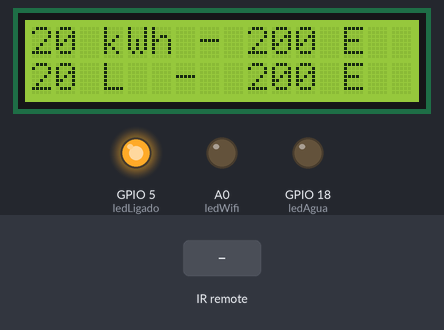
Recording of a sketch running on a simulated ESP8266 (NodeMCU). Parts: 16×2 character LCD, output pins drawn as LEDs (lit = HIGH). The test bench sets the inputs (shaded band). WiFi joins after 1.5 s; servers stay silent unless stated; uploads are accepted with an empty reply; what the sketch prints to the serial monitor is not drawn.

Above: at 0.1 s.
At 5.2 s:
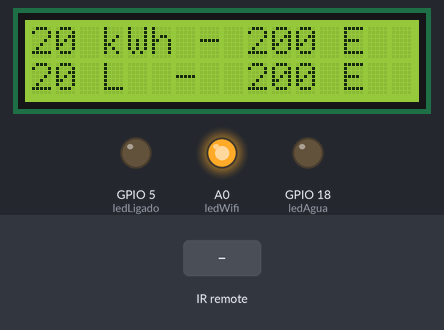
5.3 s: infrared code 0xFF629D received
6.8 s: infrared code 0xFFE21D received
8.3 s: infrared code 0xFF22DD received
Timing chart, 0 to 11.3 s (numbered marks = the images above; inputs shaded):
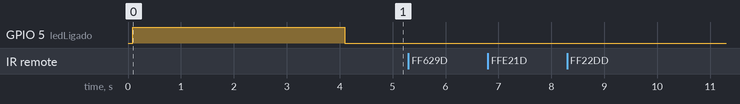

Measured:
- after the input at 5.3 s, every drawn part: stays the same
- after the input at 6.8 s, every drawn part: stays the same
- after the input at 8.3 s, every drawn part: stays the same

The sketch:

SensorComando.ino
```cpp
#include <IRremoteESP8266.h>
#include <IRrecv.h>
#include <IRutils.h>

#include <WiFi.h>
#include <HTTPClient.h>
#include <LiquidCrystal_I2C.h>

LiquidCrystal_I2C lcd(0x27,16,2);

const char *ssid = "B-SMART";       // Coloque o SSID da sua rede WiFi
const char *password = "paulino123";   // Coloque a senha da sua rede WiFi
const char *url2 = "http://192.168.7.10:8080/api/v1/bsmart/ligar?id=2&ligado=0";
const char *url3 = "http://192.168.7.10:8080/api/v1/bsmart/ligar?id=3&ligado=0";
const char *url4 = "http://192.168.7.10:8080/api/v1/bsmart/ligar?id=4&ligado=0";
const char *url5 = "http://192.168.7.10:8080/api/v1/bsmart/ligar?id=5&ligado=0";

byte ledLigado    = 5;
byte ledWifi    = 17;
byte ledAgua    = 18;


// Defina o pino do receptor IR
const uint16_t kRecvPin = 23; // Pino D22 no ESP32

// Crie um objeto receptor IR
IRrecv irrecv(kRecvPin);

// Crie um objeto para armazenar os resultados da leitura
decode_results results;

void setup() {

     pinMode(ledLigado, OUTPUT);
     pinMode(ledWifi, OUTPUT);
     pinMode(ledAgua, OUTPUT);

     lcd.init();
     lcd.backlight();
     lcd.clear();
     lcd.setCursor(0,0);
     lcd.print("20 kWh - 200 E");

     lcd.setCursor(0,1);
     lcd.print("20 L  -  200 E");

  digitalWrite(ledLigado, HIGH);

         // Conectar ao WiFi
  WiFi.begin(ssid, password);
  while (WiFi.status() != WL_CONNECTED) {
    digitalWrite(ledLigado, HIGH);
    digitalWrite(ledWifi, LOW);
    digitalWrite(ledAgua, LOW);
    delay(1000);
    Serial.println("Conectando ao WiFi...");
  }
  delay(2000);
    digitalWrite(ledAgua, LOW);
    digitalWrite(ledLigado, LOW);
    digitalWrite(ledWifi, HIGH);
  Serial.println("Conectado ao WiFi");
  Serial.begin(115200); // Inicie a comunicação serial
  irrecv.enableIRIn(); // Inicie o receptor IR
}

void loop() {
  if (irrecv.decode(&results)) { // Verifique se há um sinal IR recebido
    Serial.println(results.value, HEX); // Imprima o valor hexadecimal do código recebido

    if (results.value == 0xFF629D) {
      Serial.println("INTERRUPTOR 2"); // Imprima "olá" se o código for FF629D
        HTTPClient http;
        http.begin(url2);
        http.addHeader("Content-Type", "application/json");
        http.GET();
        http.end();
    }

      if (results.value == 0xFFE21D) {
      Serial.println("INTERRUPTOR 3"); // Imprima "olá" se o código for FF629D
       HTTPClient http;
        http.begin(url3);
        http.addHeader("Content-Type", "application/json");
        http.GET();
        http.end();
    }

      if (results.value == 0xFF22DD) {
      Serial.println("INTERRUPTOR 4"); // Imprima "olá" se o código for FF629D
       HTTPClient http;
        http.begin(url4);
        http.addHeader("Content-Type", "application/json");
        http.GET();
        http.end();
    }

      if (results.value == 0xFF02FD) {
      Serial.println("INTERRUPTOR 5"); // Imprima "olá" se o código for FF629D
       HTTPClient http;
        http.begin(url5);
        http.addHeader("Content-Type", "application/json");
        http.GET();
        http.end();
    }


    irrecv.resume(); // Reinicie o receptor IR para receber o próximo sinal
  }
  delay(100); // Aguarde um curto período para evitar leituras repetidas
}
```
